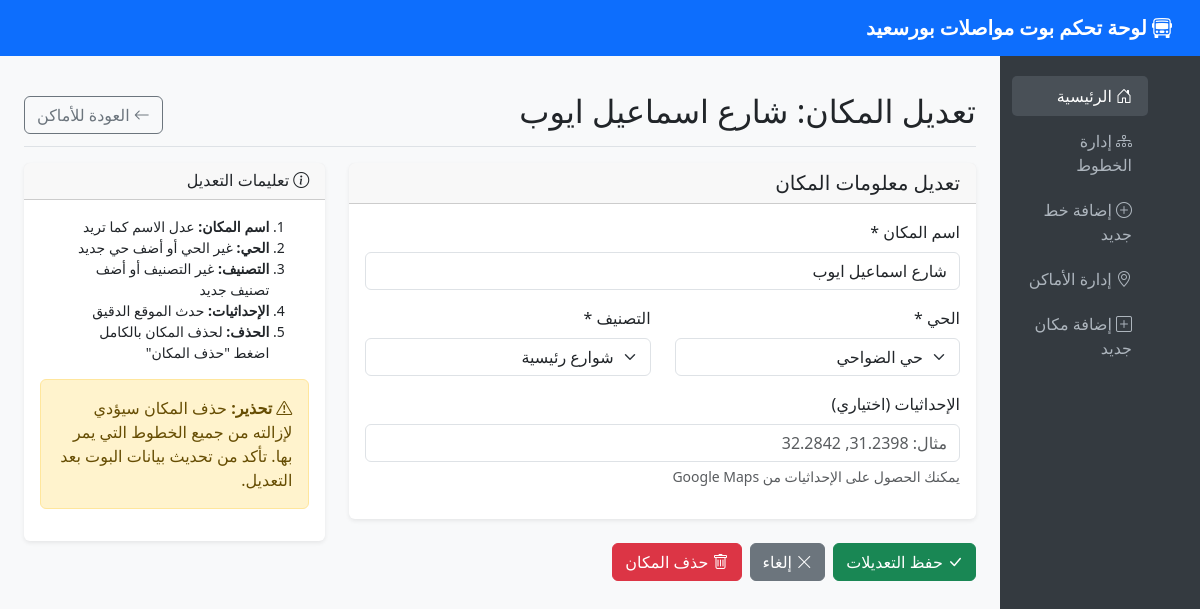
Page /locations/edit/1 on the committed database.
### admin_dashboard.py (models this page shows, shortened)
class Location(db.Model):
    id = db.Column(db.Integer, primary_key=True)
    name = db.Column(db.String(200), nullable=False)
    category = db.Column(db.String(100), nullable=False)
    neighborhood = db.Column(db.String(100), nullable=False)
    coordinates = db.Column(db.String(50), nullable=True)
    created_at = db.Column(db.DateTime, default=datetime.utcnow)

### admin_dashboard.py (the view, shortened to what this page needs)
@app.route('/locations/edit/<int:location_id>', methods=['GET', 'POST'])
def edit_location(location_id):
    location = Location.query.get_or_404(location_id)
    neighborhoods = db.session.query(Location.neighborhood.distinct()).all()
    categories = db.session.query(Location.category.distinct()).all()
    return render_template('edit_location.html',
                         location=location,
                         neighborhoods=[n[0] for n in neighborhoods],
                         categories=[c[0] for c in categories])

### templates/edit_location.html (shortened to what this page needs)
{% extends "base.html" %}
{% block content %}
<div class="d-flex justify-content-between flex-wrap flex-md-nowrap align-items-center pt-3 pb-2 mb-3 border-bottom">
    <h1 class="h2">تعديل المكان: {{ location.name }}</h1>
    <a href="{{ url_for('locations_list') }}" class="btn btn-outline-secondary">
        <i class="bi bi-arrow-left"></i> العودة للأماكن
    </a>
</div>
<div class="row">
    <div class="col-lg-8">
        <form method="POST">
            <div class="card">
                <div class="card-header">
                    <h5 class="mb-0">تعديل معلومات المكان</h5>
                </div>
                <div class="card-body">
                    <div class="mb-3">
                        <label for="name" class="form-label">اسم المكان *</label>
                        <input type="text" class="form-control" id="name" name="name"
                               value="{{ location.name }}" required>
                    </div>
                    <div class="row">
                        <div class="col-md-6 mb-3">
                            <label for="neighborhood" class="form-label">الحي *</label>
                            <select class="form-select" id="neighborhood" name="neighborhood" required>
                                {% for neighborhood in neighborhoods %}
                                <option value="{{ neighborhood }}"
                                        {% if neighborhood == location.neighborhood %}selected{% endif %}>
                                    {{ neighborhood }}
                                </option>
                                {% endfor %}
                            </select>
                        </div>
                        <div class="col-md-6 mb-3">
                            <label for="category" class="form-label">التصنيف *</label>
                            <select class="form-select" id="category" name="category" required>
                                {% for category in categories %}
                                <option value="{{ category }}"
                                        {% if category == location.category %}selected{% endif %}>
                                    {{ category }}
                                </option>
                                {% endfor %}
                            </select>
                        </div>
                    </div>
                    <div class="mb-3">
                        <label for="coordinates" class="form-label">الإحداثيات (اختياري)</label>
                        <input type="text" class="form-control" id="coordinates" name="coordinates"
                               value="{{ location.coordinates or '' }}"
                               placeholder="مثال: 31.2398, 32.2842">
                        <div class="form-text">يمكنك الحصول على الإحداثيات من Google Maps</div>
                    </div>
                </div>
            </div>
            <div class="mt-4 d-flex gap-2">
                <button type="submit" class="btn btn-success">
                    <i class="bi bi-check-lg"></i> حفظ التعديلات
                </button>
                <a href="{{ url_for('locations_list') }}" class="btn btn-secondary">
                    <i class="bi bi-x-lg"></i> إلغاء
                </a>
                <button type="button" class="btn btn-danger" onclick="confirmDelete()">
                    <i class="bi bi-trash"></i> حذف المكان
                </button>
            </div>
        </form>
    </div>
    <div class="col-lg-4">
        <div class="card">
            <div class="card-header">
                <h6 class="mb-0">
                    <i class="bi bi-info-circle"></i> تعليمات التعديل
                </h6>
            </div>
            <div class="card-body">
                <ol class="small">
                    <li><strong>اسم المكان:</strong> عدل الاسم كما تريد</li>
                    <li><strong>الحي:</strong> غير الحي أو أضف حي جديد</li>
                    <li><strong>التصنيف:</strong> غير التصنيف أو أضف تصنيف جديد</li>
                    <li><strong>الإحداثيات:</strong> حدث الموقع الدقيق</li>
                    <li><strong>الحذف:</strong> لحذف المكان بالكامل اضغط "حذف المكان"</li>
                </ol>
                <div class="alert alert-warning mt-3">
                    <i class="bi bi-exclamation-triangle"></i>
                    <strong>تحذير:</strong> حذف المكان سيؤدي لإزالته من جميع الخطوط التي يمر بها. تأكد من تحديث بيانات البوت بعد التعديل.
                </div>
            </div>
        </div>
    </div>
</div>
{% endblock %}

### templates/base.html (style rules this page uses)
body { font-family: 'Segoe UI', Tahoma, Geneva, Verdana, sans-serif; background-color: #f8f9fa; }
.card { border: none; box-shadow: 0 0.125rem 0.25rem rgba(0, 0, 0, 0.075); }

### rows in the picture
Location: name "شارع اسماعيل ايوب", neighborhood "حي الضواحي", category "شوارع رئيسية"
